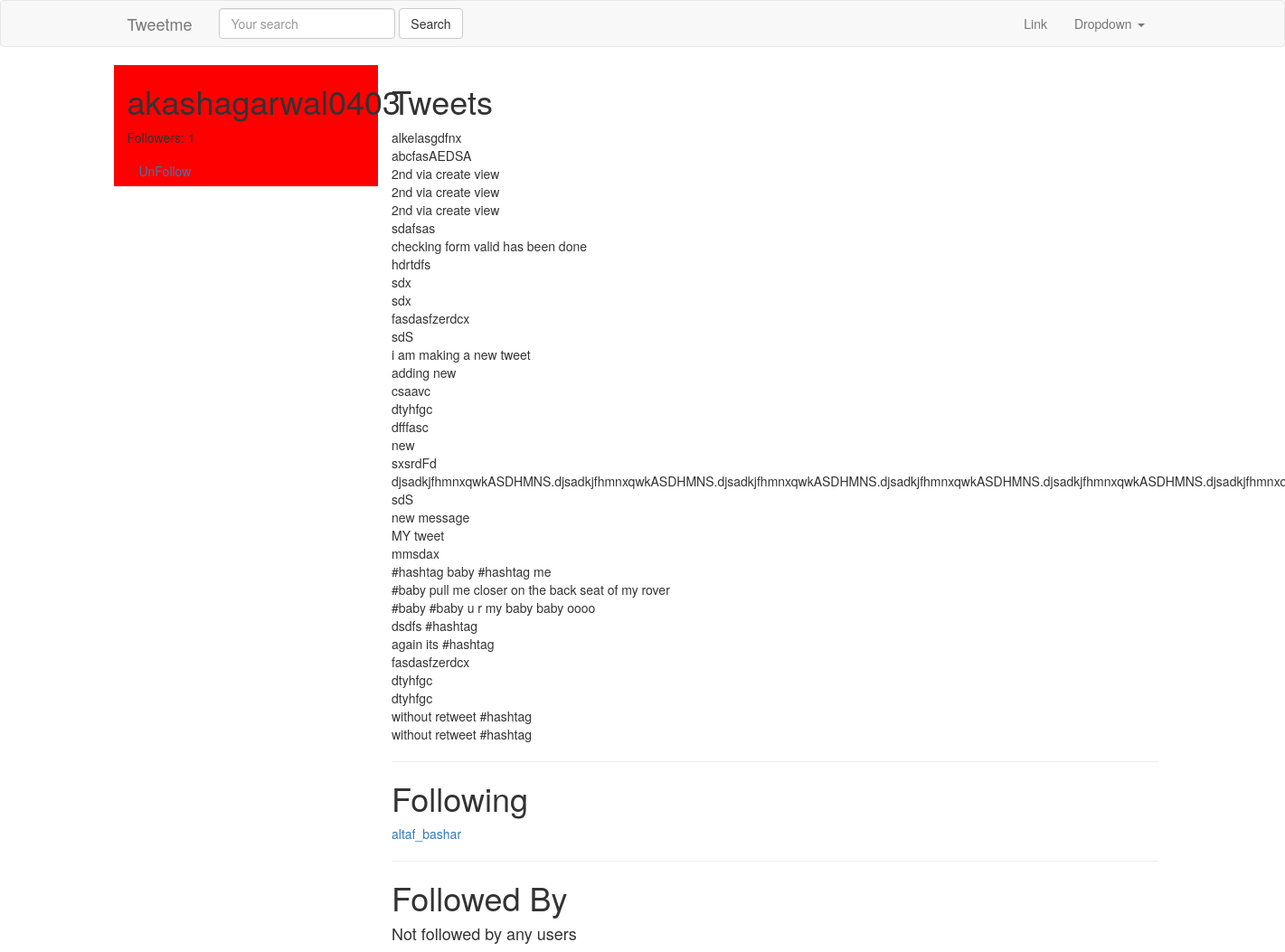
The page /akashagarwal0403/ (signed in) on the database as committed earlier.
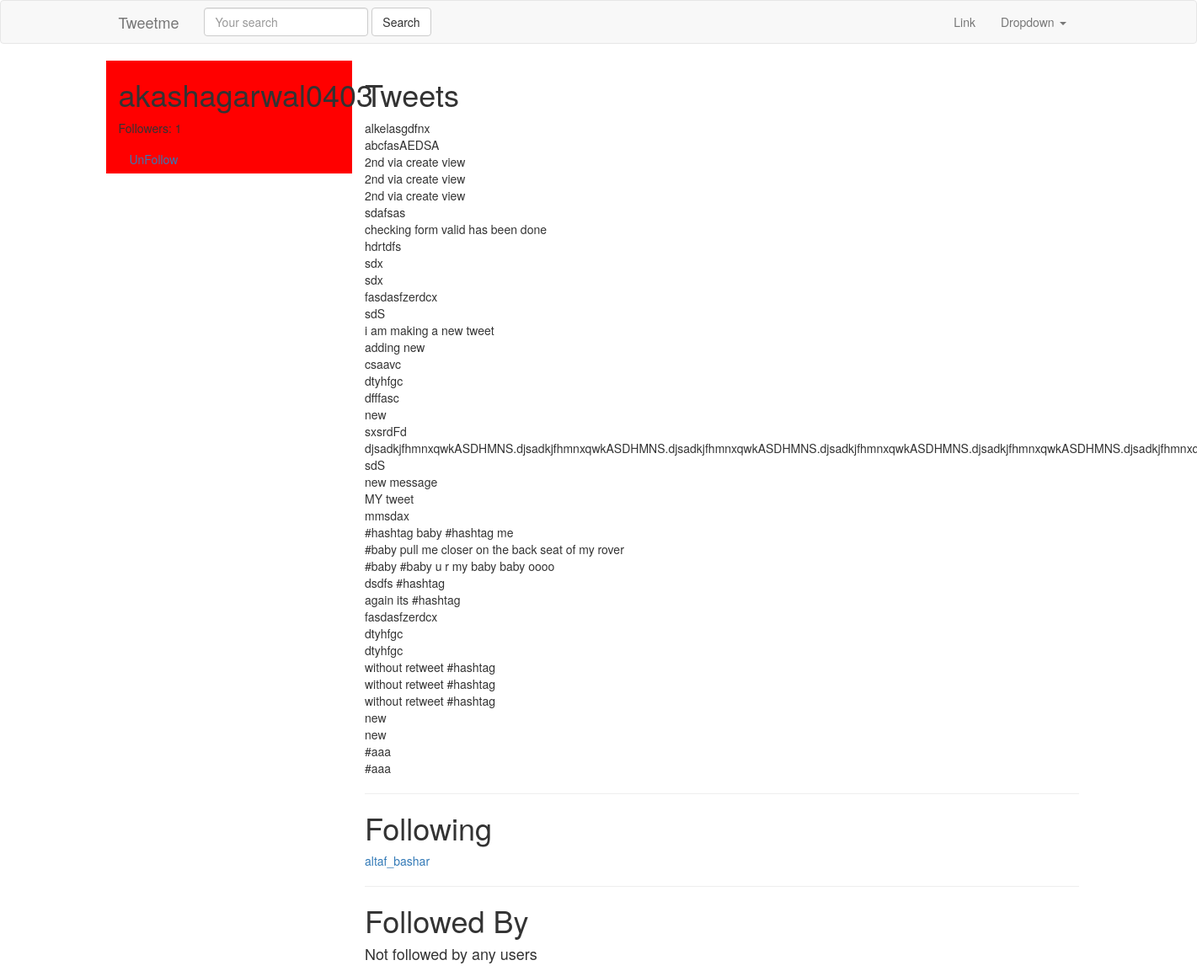
The same page on the database as committed later.
### tweets/models.py (models this page shows, shortened)
class Tweet(models.Model):
    parent = models.ForeignKey("self" , on_delete = models.CASCADE , blank = True , null = True)
    user = models.ForeignKey(settings.AUTH_USER_MODEL , on_delete = models.CASCADE)
    content = models.CharField(max_length=140 , validators=[validate_content])
    timestamp = models.DateTimeField(auto_now_add=True)
    updated = models.DateTimeField(auto_now=True)
    objects = TweetManager()
    def __str__(self):
        return str(self.content)

### accounts/views.py (the view)
# urls.py: url(r'^(?P<username>[\w.@+-]+)/$', UserProfileView.as_view()  , name="user_profile"),
class UserProfileView(DetailView):
    queryset = User.objects.all()
    template_name = "account/user_detail.html"
    def get_object(self,*args,**kwargs):
        return get_object_or_404(User , username = self.kwargs.get("username"))
    def get_context_data(self,*args,**kwargs):
        context = super(UserProfileView , self).get_context_data(*args , **kwargs)
        toggle_user = get_object_or_404(User , username__iexact=self.kwargs.get("username"))
        is_following = UserModel.objects.is_following(self.request.user , toggle_user)
        context['is_following'] = is_following
        return context

### accounts/models.py (called while the page is built)
    def all(self):
        queryset = self.get_queryset().all()
        try:
            if self.instance:
                queryset = queryset.exclude(user = self.instance)
        except:
            pass
        return queryset

    def is_following(self , user , toggle_user):
        user_profile , created = UserModel.objects.get_or_create(user=user)
        if toggle_user in user_profile.following.all():
            return True
        else:
            return False

    def get_following(self):
        users = self.following.all()
        return users.exclude(username = self.user.username)

    def get_follow_url(self):
        return reverse("profile:follow" , kwargs={"username" : self.user.username})

### accounts/templates/account/user_detail.html
{% extends "base.html" %}
{% block content %}
<div class='row'>
    <div class='col-sm-3 col-xs-12' style='background-color:red;'>
        <h1>{{ object.username }} </h1>
        <p>Followers: {{ object.followed_by.count }}</p>
        <div>
            <a class='btn btn-link'  href="{{ object.profile.get_follow_url }}">
                {% if is_following %}UnFollow{% else %}Follow{% endif %}
            </a>
        </div>
    </div>
    <div class='col-sm-9 col-xs-12'>
         <h1>Tweets</h1>
         {% for tweet in object.tweet_set.all %}
         {{ tweet }}<br/>
         {% endfor %}
         <hr/>
          <h1>Following</h1>
             {% for user in object.profile.get_following %}
             <a href='/{{ user.username }}'>{{ user.username }}</a><br/>
             {% empty %}
             <h4>Not following any users</h4>
             {% endfor %}
          <hr/>
          <h1>Followed By</h1>
             {% for profile in object.followed_by.all %}
             <a href='/{{ profile.user.username }}'>{{ profile.user.username }}</a><br/>
             {% empty %}
             <h4>Not followed by any users</h4>
             {% endfor %}
     </div>
</div>
{% endblock content %}

### templates/base.html (shortened to what this page needs)
{% load static %}
<html lang="en">
  <head>
    <link href="{% static 'css/bootstrap.min.css' %}" rel="stylesheet">
  </head>
  <body>
    {% include "navbar.html" %}
    <div class='container'>
      {% block content %}
      {% endblock content %}
    </div>
  </body>
</html>

### templates/navbar.html (shortened to what this page needs)
<nav class="navbar navbar-default">
    <div class="container">
      <div class="navbar-header">
        <a class="navbar-brand" href="{% url 'home' %}">Tweetme</a>
      </div>
      {% include "tweet/search_form.html" %}
      <div class="collapse navbar-collapse" id="bs-example-navbar-collapse-1">
        <ul class="nav navbar-nav navbar-right">
          <li><a href="#">Link</a></li>
          <li class="dropdown">
            <a href="#" class="dropdown-toggle" data-toggle="dropdown" role="button" aria-haspopup="true" aria-expanded="false">Dropdown <span class="caret"></span></a>
          </li>
        </ul>
      </div>
    </div>
  </nav>

### tweets/templates/tweet/search_form.html
<form id='navbar-search-id' class="navbar-form navbar-left" method='GET' action='{% url "tweets:list_view" %}'>
    <div class="form-group">
        <input class="form-control" type='text' name='q' placeholder='Your search' value='{{ request.GET.q }}'/>
        </div>
    <input class="btn btn-default" type='submit' value='Search'/>
</form>

Rows that differ between the two databases and show on the page:
added Tweet: content "without retweet #hashtag"
added Tweet: content "new"
added Tweet: content "new"
added Tweet: content "#aaa"
added Tweet: content "#aaa"
